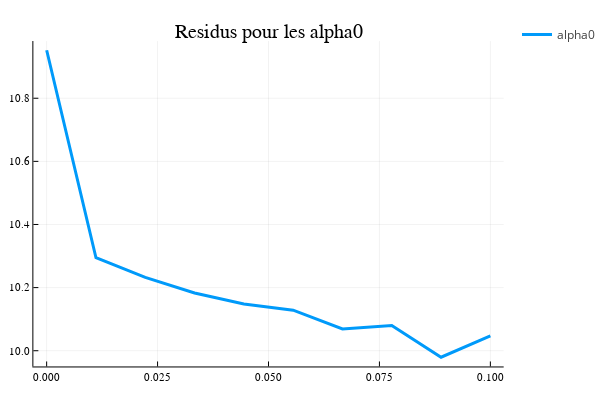

Notebook code cell kept with this figure:
### Code cell
lin_alpha0 = LinRange(0.00001, 0.1, 10);
res_alpha0 = benchmark.(lin_alpha0, 500, 0.5)
plot(lin_alpha0, res_alpha0, title = "Residus pour les alpha0", label="alpha0", lw = 3)

### Figure 1 — Plotly figure (JSON) as saved in the notebook; plotly's stock layout.template omitted (floating-point values rounded to 4 significant figures)
{"data": [{"colorbar": {"title": ""}, "legendgroup": "alpha0", "line": {"color": "rgba(0, 154, 250, 1.000)", "dash": "solid", "shape": "linear", "width": 3}, "mode": "lines", "name": "alpha0", "showlegend": true, "type": "scatter", "x": [1e-05, 0.01112, 0.02223, 0.03334, 0.04445, 0.05556, 0.06667, 0.07778, 0.08889, 0.1], "xaxis": "x", "y": [10.95, 10.29, 10.23, 10.18, 10.15, 10.13, 10.07, 10.08, 9.979, 10.05], "yaxis": "y", "zmax": null, "zmin": null}], "layout": {"annotations": [{"font": {"color": "rgba(0, 0, 0, 1.000)", "family": "sans-serif", "size": 20}, "rotation": 0, "showarrow": false, "text": "Residus pour les alpha0", "x": 0.5296, "xanchor": "center", "xref": "paper", "y": 1, "yanchor": "top", "yref": "paper"}], "height": 400, "legend_position": {"bgcolor": "rgba(255, 255, 255, 1.000)", "bordercolor": "rgba(0, 0, 0, 1.000)", "borderwidth": 1, "font": {"color": "rgba(0, 0, 0, 1.000)", "family": "sans-serif", "size": 11}, "title": {"font": {"color": "rgba(0, 0, 0, 1.000)", "family": "sans-serif", "size": 15}, "text": ""}, "tracegroupgap": 0, "traceorder": "normal", "x": 1, "xanchor": "auto", "y": 1, "yanchor": "auto"}, "margin": {"b": 20, "l": 0, "r": 0, "t": 20}, "paper_bgcolor": "rgba(255, 255, 255, 1.000)", "plot_bgcolor": "rgba(255, 255, 255, 1.000)", "showlegend": true, "width": 600, "xaxis": {"anchor": "y", "domain": [0.06582, 0.9934], "gridcolor": "rgba(0, 0, 0, 0.100)", "gridwidth": 0.5, "linecolor": "rgba(0, 0, 0, 1.000)", "mirror": false, "range": [-0.00299, 0.103], "showgrid": true, "showline": true, "showticklabels": true, "tickangle": 0, "tickcolor": "rgb(0, 0, 0)", "tickfont": {"color": "rgba(0, 0, 0, 1.000)", "family": "sans-serif", "size": 11}, "tickmode": "array", "ticks": "inside", "ticktext": ["0.000", "0.025", "0.050", "0.075", "0.100"], "tickvals": [0, 0.025, 0.05, 0.075, 0.1], "title": "", "titlefont": {"color": "rgba(0, 0, 0, 1.000)", "family": "sans-serif", "size": 15}, "type": "-", "visible": true, "zeroline": false, "zerolinecolor": "rgba(0, 0, 0, 1.000)"}, "yaxis": {"anchor": "x", "domain": [0.03762, 0.9415], "gridcolor": "rgba(0, 0, 0, 0.100)", "gridwidth": 0.5, "linecolor": "rgba(0, 0, 0, 1.000)", "mirror": false, "range": [9.95, 10.98], "showgrid": true, "showline": true, "showticklabels": true, "tickangle": 0, "tickcolor": "rgb(0, 0, 0)", "tickfont": {"color": "rgba(0, 0, 0, 1.000)", "family": "sans-serif", "size": 11}, "tickmode": "array", "ticks": "inside", "ticktext": ["10.0", "10.2", "10.4", "10.6", "10.8"], "tickvals": [10, 10.2, 10.4, 10.6, 10.8], "title": "", "titlefont": {"color": "rgba(0, 0, 0, 1.000)", "family": "sans-serif", "size": 15}, "type": "-", "visible": true, "zeroline": false, "zerolinecolor": "rgba(0, 0, 0, 1.000)"}}}
